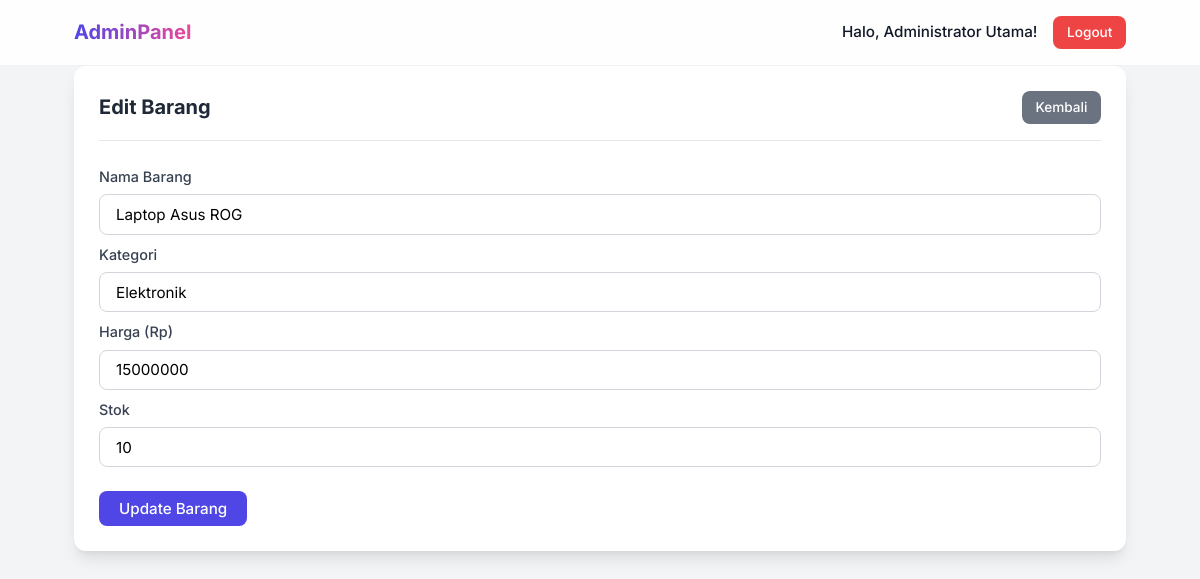
The page /admin/dashboard.php?act=edit&id=1 (signed in) on the database its author committed.
### tables this page shows
CREATE TABLE IF NOT EXISTS `barang` (
  `id` int(11) NOT NULL AUTO_INCREMENT,
  `nama_barang` varchar(100) NOT NULL,
  `kategori` varchar(50) NOT NULL,
  `harga` int(11) NOT NULL,
  `stok` int(11) NOT NULL,
  `dibuat_pada` timestamp NOT NULL DEFAULT current_timestamp(),
  PRIMARY KEY (`id`)
);

### admin/dashboard.php (the view, shortened to what this page needs)
<?php
require '../cofig/koneksi.php';
$act = isset($_GET['act']) ? $_GET['act'] : '';
?>
<!DOCTYPE html>
<html lang="id">
<head>
    <link rel="stylesheet" href="../asset/style.css">
</head>
<body class="bg-light font-inter">
    <nav class="navbar glass-nav">
        <div class="container nav-content">
            <h1 class="brand-title">AdminPanel</h1>
            <div class="user-menu">
                <span>Halo, <?= htmlspecialchars($_SESSION['nama_lengkap']) ?>!</span>
                <a href="../logout.php" class="btn btn-danger btn-sm">Logout</a>
            </div>
        </div>
    </nav>
    <div class="container mt-4 slide-up">
        <?php if ($act == 'tambah'): ?>
            <div class="card glass-card">
                <div class="card-header">
                    <h2>Tambah Barang Baru</h2>
                    <a href="dashboard.php" class="btn btn-secondary btn-sm">Kembali</a>
                </div>
                <div class="card-body mt-2">
                    <form action="" method="post">
                        <div class="form-group">
                            <label>Nama Barang</label>
                            <input type="text" name="nama_barang" class="form-control" required>
                        </div>
                        <div class="form-group mt-2">
                            <label>Kategori</label>
                            <input type="text" name="kategori" class="form-control" required>
                        </div>
                        <div class="form-group mt-2">
                            <label>Harga (Rp)</label>
                            <input type="number" name="harga" class="form-control" required>
                        </div>
                        <div class="form-group mt-2">
                            <label>Stok</label>
                            <input type="number" name="stok" class="form-control" required>
                        </div>
                        <div class="mt-4">
                            <button type="submit" name="tambah" class="btn btn-primary">Simpan Barang</button>
                        </div>
                    </form>
                </div>
            </div>
        <?php elseif ($act == 'edit'):
            $id = (int)$_GET['id'];
            $data = mysqli_query($koneksi, "SELECT * FROM barang WHERE id = $id");
            $row = mysqli_fetch_assoc($data);
        ?>
            <div class="card glass-card">
                <div class="card-header">
                    <h2>Edit Barang</h2>
                    <a href="dashboard.php" class="btn btn-secondary btn-sm">Kembali</a>
                </div>
                <div class="card-body mt-2">
                    <form action="" method="post">
                        <div class="form-group">
                            <label>Nama Barang</label>
                            <input type="text" name="nama_barang" class="form-control" value="<?= htmlspecialchars($row['nama_barang']) ?>" required>
                        </div>
                        <div class="form-group mt-2">
                            <label>Kategori</label>
                            <input type="text" name="kategori" class="form-control" value="<?= htmlspecialchars($row['kategori']) ?>" required>
                        </div>
                        <div class="form-group mt-2">
                            <label>Harga (Rp)</label>
                            <input type="number" name="harga" class="form-control" value="<?= $row['harga'] ?>" required>
                        </div>
                        <div class="form-group mt-2">
                            <label>Stok</label>
                            <input type="number" name="stok" class="form-control" value="<?= $row['stok'] ?>" required>
                        </div>
                        <div class="mt-4">
                            <button type="submit" name="edit" class="btn btn-primary">Update Barang</button>
                        </div>
                    </form>
                </div>
            </div>
        <?php endif; ?>
    </div>
</body>
</html>

### asset/style.css (style rules this page uses)
:root { --primary: #4F46E5; --primary-hover: #4338CA; --secondary: #6B7280; --success: #10B981; --danger: #EF4444; --danger-hover: #DC2626; --warning: #F59E0B; --warning-hover: #D97706; --info: #3B82F6; --dark: #111827; --light: #F3F4F6; --white: #FFFFFF; --glass-bg: rgba(255, 255, 255, 0.7); --glass-border: rgba(255, 255, 255, 0.18); --shadow: 0 4px 6px -1px rgba(0, 0, 0, 0.1), 0 2px 4px -1px rgba(0, 0, 0, 0.06); --shadow-lg: 0 10px 15px -3px rgba(0, 0, 0, 0.1), 0 4px 6px -2px rgba(0, 0, 0, 0.05); --radius: 0.75rem; --transition: all 0.3s ease; }
* { margin: 0; padding: 0; box-sizing: border-box; }
body { background-color: var(--light); color: var(--dark); line-height: 1.6; }
.font-inter { font-family: 'Inter', sans-serif; }
.bg-light { background-color: var(--light); }
.glass-card { background: var(--glass-bg); backdrop-filter: blur(16px); -webkit-backdrop-filter: blur(16px); border: 1px solid var(--glass-border); border-radius: var(--radius); box-shadow: var(--shadow-lg); }
.glass-nav { background: rgba(255, 255, 255, 0.85); backdrop-filter: blur(10px); border-bottom: 1px solid rgba(0,0,0,0.05); position: sticky; top: 0; z-index: 100; }
.slide-up { animation: slideUp 0.5s ease-out forwards; }
.form-label, label { display: block; margin-bottom: 0.4rem; font-weight: 500; font-size: 0.9rem; color: #374151; }
.form-control { width: 100%; padding: 0.6rem 1rem; border: 1px solid #D1D5DB; border-radius: 0.5rem; font-family: inherit; font-size: 0.95rem; transition: var(--transition); background-color: var(--white); }
.mt-2 { margin-top: 0.5rem; }
.mt-4 { margin-top: 1.5rem; }
.btn { display: inline-block; padding: 0.5rem 1.25rem; font-weight: 500; text-align: center; border: none; border-radius: 0.5rem; cursor: pointer; font-family: inherit; font-size: 0.95rem; transition: var(--transition); text-decoration: none; }
.btn-sm { padding: 0.35rem 0.85rem; font-size: 0.85rem; }
.btn-primary { background-color: var(--primary); color: var(--white); }
.btn-danger { background-color: var(--danger); color: var(--white); }
.btn-secondary { background-color: var(--secondary); color: white; }
.navbar { padding: 1rem 0; }
.nav-content { display: flex; justify-content: space-between; align-items: center; }
.brand-title { font-size: 1.25rem; font-weight: 700; background: linear-gradient(90deg, #4F46E5, #ec4899); -webkit-background-clip: text; -webkit-text-fill-color: transparent; }
.user-menu { display: flex; align-items: center; gap: 1rem; font-weight: 500; font-size: 0.95rem; }
.container { width: 100%; max-width: 1100px; margin: 0 auto; padding: 0 1.5rem; }
.card { background: var(--white); border-radius: var(--radius); padding: 1.5rem; margin-bottom: 2rem; }
.card-header { display: flex; justify-content: space-between; align-items: center; margin-bottom: 1.5rem; border-bottom: 1px solid #E5E7EB; padding-bottom: 1rem; }
.card-header h2 { font-size: 1.25rem; color: #1F2937; }

### rows shown on the page
barang: nama_barang "Laptop Asus ROG", kategori "Elektronik", harga "15000000", stok "10"

### other values the page prints
$_SESSION['nama_lengkap'] "Administrator Utama"
